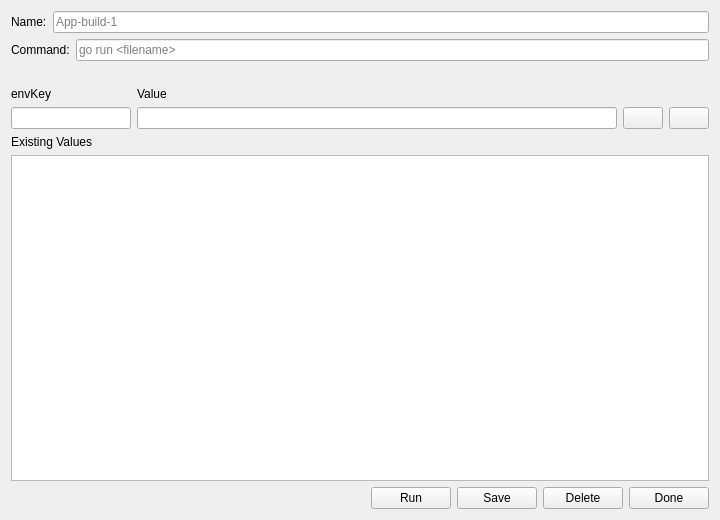
<?xml version="1.0" encoding="UTF-8"?>
<ui version="4.0">
 <class>RunConfigDialog</class>
 <widget class="QDialog" name="RunConfigDialog">
  <property name="geometry">
   <rect>
    <x>0</x>
    <y>0</y>
    <width>720</width>
    <height>520</height>
   </rect>
  </property>
  <property name="windowTitle">
   <string>Run Config</string>
  </property>
  <layout class="QVBoxLayout" name="rootLayout">
   <item>
    <layout class="QHBoxLayout" name="buildNameRow">
     <item>
      <widget class="QLabel" name="buildNameLabel">
       <property name="text">
        <string>Name:</string>
       </property>
      </widget>
     </item>
     <item>
      <widget class="QLineEdit" name="buildName">
       <property name="placeholderText">
        <string>App-build-1</string>
       </property>
      </widget>
     </item>
    </layout>
   </item>
   <item>
    <layout class="QHBoxLayout" name="commandRow">
     <item>
      <widget class="QLabel" name="commandLabel">
       <property name="text">
        <string>Command:</string>
       </property>
      </widget>
     </item>
     <item>
      <widget class="QLineEdit" name="commandEdit">
       <property name="placeholderText">
        <string>go run &lt;filename&gt;</string>
       </property>
      </widget>
     </item>
    </layout>
   </item>
   <item>
    <layout class="QHBoxLayout" name="pathRow">
     <item>
      <spacer name="pathSpacer">
       <property name="orientation">
        <enum>Qt::Orientation::Horizontal</enum>
       </property>
       <property name="sizeHint" stdset="0">
        <size>
         <width>40</width>
         <height>20</height>
        </size>
       </property>
      </spacer>
     </item>
    </layout>
   </item>
   <item>
    <layout class="QGridLayout" name="envGrid" columnstretch="1,4,0,0">
     <item row="0" column="0">
      <widget class="QLabel" name="keyLabel">
       <property name="text">
        <string>envKey</string>
       </property>
      </widget>
     </item>
     <item row="0" column="1">
      <widget class="QLabel" name="valueLabel">
       <property name="text">
        <string>Value</string>
       </property>
      </widget>
     </item>
     <item row="1" column="0">
      <widget class="QLineEdit" name="keyEdit"/>
     </item>
     <item row="1" column="1">
      <widget class="QLineEdit" name="valueEdit"/>
     </item>
     <item row="1" column="2">
      <widget class="QPushButton" name="upsertButton">
       <property name="maximumSize">
        <size>
         <width>40</width>
         <height>16777215</height>
        </size>
       </property>
	   <property name="icon">
			<iconset>
			 <normalon>:/icons/envadd.png</normalon>
			</iconset>
	   </property>
       <property name="toolTip">
        <string>Add or update envKey</string>
       </property>
       <property name="autoDefault">
        <bool>false</bool>
       </property>
      </widget>
     </item>
     <item row="1" column="3">
      <widget class="QPushButton" name="deleteButton">
       <property name="maximumSize">
        <size>
         <width>40</width>
         <height>16777215</height>
        </size>
       </property>
	   <property name="icon">
		<iconset>
		 <normalon>:/icons/envdlt.png</normalon>
		</iconset>
	   </property>
       <property name="toolTip">
        <string>Delete entry by key</string>
       </property>
       <property name="autoDefault">
        <bool>false</bool>
       </property>
      </widget>
     </item>
    </layout>
   </item>
   <item>
    <widget class="QLabel" name="existingLabel">
     <property name="text">
      <string>Existing Values</string>
     </property>
    </widget>
   </item>
   <item>
    <widget class="QTableWidget" name="table">
     <property name="editTriggers">
      <set>QAbstractItemView::EditTrigger::NoEditTriggers</set>
     </property>
     <property name="selectionMode">
      <enum>QAbstractItemView::SelectionMode::SingleSelection</enum>
     </property>
     <property name="selectionBehavior">
      <enum>QAbstractItemView::SelectionBehavior::SelectRows</enum>
     </property>
     <property name="verticalScrollBarPolicy">
      <enum>Qt::ScrollBarPolicy::ScrollBarAsNeeded</enum>
     </property>
     <attribute name="horizontalHeaderVisible">
      <bool>false</bool>
     </attribute>
     <attribute name="horizontalHeaderStretchLastSection">
      <bool>true</bool>
     </attribute>
     <attribute name="verticalHeaderVisible">
      <bool>false</bool>
     </attribute>
     <column>
      <property name="text">
       <string>Key</string>
      </property>
     </column>
     <column>
      <property name="text">
       <string>Value</string>
      </property>
     </column>
    </widget>
   </item>
   <item>
    <layout class="QHBoxLayout" name="bottomRow">
     <item>
      <spacer name="bottomSpacer">
       <property name="orientation">
        <enum>Qt::Orientation::Horizontal</enum>
       </property>
       <property name="sizeHint" stdset="0">
        <size>
         <width>40</width>
         <height>20</height>
        </size>
       </property>
      </spacer>
     </item>
     <item>
      <widget class="QPushButton" name="runButton">
       <property name="text">
        <string>Run</string>
       </property>
       <property name="autoDefault">
        <bool>false</bool>
       </property>
      </widget>
     </item>
     <item>
      <widget class="QPushButton" name="saveButton">
       <property name="text">
        <string>Save</string>
       </property>
       <property name="autoDefault">
        <bool>false</bool>
       </property>
      </widget>
     </item>
	 <item>
      <widget class="QPushButton" name="buildDeleteButton">
       <property name="text">
        <string>Delete</string>
       </property>
       <property name="autoDefault">
        <bool>false</bool>
       </property>
      </widget>
     </item>
     <item>
      <widget class="QPushButton" name="doneButton">
       <property name="text">
        <string>Done</string>
       </property>
       <property name="autoDefault">
        <bool>false</bool>
       </property>
      </widget>
     </item>
    </layout>
   </item>
  </layout>
 </widget>
 <resources/>
 <connections/>
</ui>
